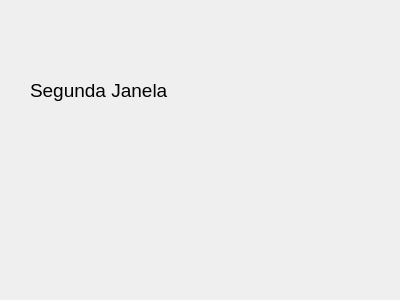
<?xml version="1.0" encoding="UTF-8"?>
<ui version="4.0">
 <class>Form</class>
 <widget class="QWidget" name="Form">
  <property name="geometry">
   <rect>
    <x>0</x>
    <y>0</y>
    <width>400</width>
    <height>300</height>
   </rect>
  </property>
  <property name="windowTitle">
   <string>Form</string>
  </property>
  <widget class="QLabel" name="label">
   <property name="geometry">
    <rect>
     <x>30</x>
     <y>50</y>
     <width>191</width>
     <height>81</height>
    </rect>
   </property>
   <property name="font">
    <font>
     <pointsize>14</pointsize>
    </font>
   </property>
   <property name="text">
    <string>Segunda Janela</string>
   </property>
  </widget>
 </widget>
 <resources/>
 <connections/>
</ui>
